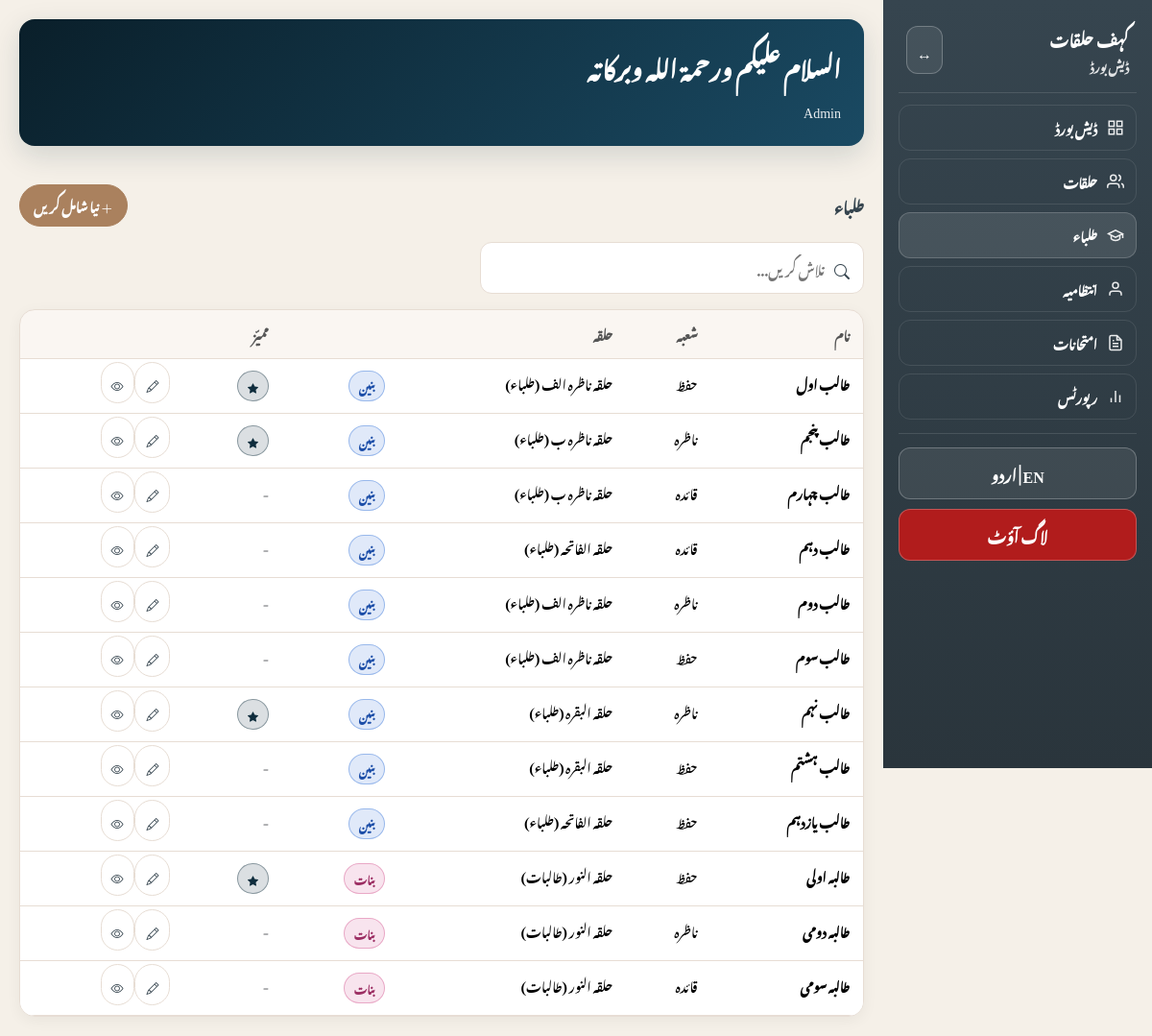
The page /students_manage.php (signed in) on the database its author committed.
### tables this page shows
CREATE TABLE students (
    id INT AUTO_INCREMENT PRIMARY KEY,
    halaqa_id INT,
    full_name_en VARCHAR(100),
    full_name_ur VARCHAR(100) NOT NULL,
    gender ENUM('baneen', 'banaat') NOT NULL DEFAULT 'baneen',
    shuba ENUM('qaida', 'nazira', 'hifz') DEFAULT 'qaida',
    mumayyaz TINYINT(1) DEFAULT 0,
    qaida_takhti INT DEFAULT NULL,
    surah_current INT DEFAULT NULL,
    status ENUM('active', 'inactive') DEFAULT 'active',
    removed_type ENUM('left', 'removed', 'changed_halaqa') DEFAULT NULL,
    removed_reason TEXT DEFAULT NULL,
    removed_at DATETIME DEFAULT NULL,
    created_at TIMESTAMP DEFAULT CURRENT_TIMESTAMP,
    updated_at TIMESTAMP DEFAULT CURRENT_TIMESTAMP ON UPDATE CURRENT_TIMESTAMP,
    FOREIGN KEY (halaqa_id) REFERENCES halaqaat(id) ON DELETE SET NULL
);

CREATE TABLE halaqaat (
    id INT AUTO_INCREMENT PRIMARY KEY,
    name_ur VARCHAR(100) NOT NULL,
    name_en VARCHAR(100),
    ustaaz_user_id INT,
    gender ENUM('baneen', 'banaat') NOT NULL DEFAULT 'baneen',
    session ENUM('subah', 'asr') NOT NULL DEFAULT 'subah',
    state ENUM('active', 'paused', 'stopped') DEFAULT 'active',
    location VARCHAR(100),
    created_at TIMESTAMP DEFAULT CURRENT_TIMESTAMP,
    updated_at TIMESTAMP DEFAULT CURRENT_TIMESTAMP ON UPDATE CURRENT_TIMESTAMP,
    FOREIGN KEY (ustaaz_user_id) REFERENCES users(id) ON DELETE SET NULL
);

### includes/functions.php (called while the page is built, shortened)
<?php
function h($s) {
    return htmlspecialchars((string)$s, ENT_QUOTES, 'UTF-8');
}
function get_language() {
    return $_SESSION['lang'] ?? 'ur';
}
function get_translations($lang) {
    return $T[$lang] ?? $T['ur'];
}
?>

### students_manage.php (the view, shortened to what this page needs)
<?php
require_once __DIR__ . '/includes/db.php';
require_once __DIR__ . '/includes/functions.php';
$editMode = false;
$students = [];
if (!$editMode && !isset($_GET['id']) && !isset($_GET['action'])) {
  $query = "
    SELECT s.*, h.name_ur as halaqa_name
    FROM students s
    LEFT JOIN halaqaat h ON s.halaqa_id = h.id
    WHERE s.status = 'active'
    ORDER BY s.full_name_ur
  ";
  $result = $conn->query($query);
  while ($row = $result->fetch_assoc()) {
    $students[] = $row;
  }
}
include __DIR__ . '/includes/header.php';
?>
<?php if (!$editMode && !isset($_GET['id']) && !isset($_GET['action'])): ?>
<div class="sectionHeader">
  <div class="sectionTitle"><?php echo h($tr['nav_students']); ?></div>
  <a href="students_manage.php?action=add" class="pill secondary">
    <i class="bi bi-plus-lg"></i>
    <?php echo h($tr['add_new']); ?>
  </a>
</div>
<div class="searchWrap mb-3" style="max-width: 400px;">
  <i class="bi bi-search"></i>
  <input type="text" id="studentSearch" placeholder="<?php echo h($tr['search']); ?>" />
</div>
<div class="card">
  <div class="cardBody p-0">
    <div class="tableContainer">
      <table class="table mb-0" id="studentsTable">
        <thead>
          <tr>
            <th><?php echo h($tr['name']); ?></th>
            <th><?php echo h($tr['shuba']); ?></th>
            <th><?php echo h($tr['halaqa']); ?></th>
            <th><?php echo h($tr['gender']); ?></th>
            <th><?php echo h($tr['mumayyaz']); ?></th>
            <th></th>
          </tr>
        </thead>
        <tbody>
          <?php foreach ($students as $s): ?>
          <tr class="student-item">
            <td>
              <strong><?php echo h($s['full_name_ur']); ?></strong>
            </td>
            <td><?php echo h($tr[$s['shuba']]); ?></td>
            <td><?php echo h($s['halaqa_name'] ?: '-'); ?></td>
            <td>
              <span class="tag <?php echo $s['gender'] === 'baneen' ? 'blue' : 'pink'; ?>">
                <?php echo h($tr[$s['gender']]); ?>
              </span>
            </td>
            <td>
              <?php if ($s['mumayyaz']): ?>
                <span class="tag green"><i class="bi bi-star-fill"></i></span>
              <?php else: ?>
                <span class="text-muted">-</span>
              <?php endif; ?>
            </td>
            <td>
              <a href="students_manage.php?id=<?php echo $s['id']; ?>" class="pill" style="padding: 4px 10px;">
                <i class="bi bi-pencil"></i>
              </a>
              <a href="report_student.php?id=<?php echo $s['id']; ?>" class="pill" style="padding: 4px 10px;">
                <i class="bi bi-eye"></i>
              </a>
            </td>
          </tr>
          <?php endforeach; ?>
        </tbody>
      </table>
    </div>
  </div>
</div>
<?php endif; ?>
<?php include __DIR__ . '/includes/footer.php'; ?>

### assets/css/style.css (style rules this page uses)
:root { --primary-dark: #0a1f2a; --primary: #0f2d3d; --primary-light: #1a4a5e; --secondary: #aa815e; --secondary-dark: #8a6a4e; --accent: #36454F; --bg: #f5f0e8; --bg-light: #faf8f4; --card: #ffffff; --border: #e7ddd4; --boy: #2f6fd6; --girl: #d24e8a; --subah: #ff8c00; --asr: #b35a00; --success: #0f2d3d; --warning: #f0ad4e; --danger: #d9534f; --sidebar: #36454F; --sidebar2: #2a353c; }
html[lang="ur"] body, html[lang="ur"] input, html[lang="ur"] select, html[lang="ur"] button, html[lang="ur"] table, html[lang="ur"] th, html[lang="ur"] td { font-family: 'Noto Nastaliq Urdu', 'Jameel Noori Nastaleeq', serif !important; line-height: 2; }
* { box-sizing: border-box; margin: 0; padding: 0; }
body { background: var(--bg); color: var(--accent); min-height: 100vh; }
.pill { text-decoration: none; padding: 8px 14px; border-radius: 999px; border: 1px solid var(--border); background: #fff; color: var(--accent); font-weight: 800; font-size: 13px; cursor: pointer; transition: all 0.2s ease; }
.pill.secondary { background: var(--secondary); border-color: var(--secondary); color: #fff; }
.card { background: #fff; border-radius: 16px; box-shadow: 0 4px 15px rgba(0, 0, 0, 0.05); border: 1px solid var(--border); overflow: hidden; }
.cardBody { padding: 20px; }
.tag { display: inline-flex; align-items: center; gap: 4px; padding: 4px 10px; border-radius: 999px; font-size: 11px; font-weight: 800; border: 1px solid var(--border); }
.tag.green { background: rgba(15, 45, 61, 0.15); border-color: rgba(15, 45, 61, 0.4); color: #0f2d3d; }
.tag.blue { background: rgba(47, 111, 214, 0.15); border-color: rgba(47, 111, 214, 0.4); color: #1c4ea8; }
.tag.pink { background: rgba(210, 78, 138, 0.15); border-color: rgba(210, 78, 138, 0.4); color: #9c2e63; }
.tableContainer { overflow-x: auto; -webkit-overflow-scrolling: touch; }
.table { width: 100%; border-collapse: separate; border-spacing: 0; font-size: 13px; min-width: 600px; }
.table th, .table td { padding: 12px 14px; text-align: left; border-bottom: 1px solid var(--border); }
html[dir="rtl"] .table th, html[dir="rtl"] .table td { text-align: right; }
.table th { font-weight: 900; color: #555; background: rgba(201, 167, 124, 0.1); }
.sectionHeader { display: flex; align-items: center; justify-content: space-between; margin-bottom: 16px; flex-wrap: wrap; gap: 10px; }
.sectionTitle { font-weight: 900; font-size: 16px; }
.searchWrap { display: flex; align-items: center; gap: 10px; background: #fff; border: 1px solid var(--border); border-radius: 12px; padding: 10px 14px; }
.searchWrap input { flex: 1; border: none; outline: none; background: transparent; font-size: 14px; min-width: 0; }

### rows shown on the page
students: full_name_ur "طالب اول", shuba "حفظ", halaqa.name_ur "حلقہ ناظرہ الف (طلباء)", gender "بنین", mumayyaz 1 (drawn)
students: full_name_ur "طالب پنجم", shuba "ناظرہ", halaqa.name_ur "حلقہ ناظرہ ب (طلباء)", gender "بنین", mumayyaz 1 (drawn)
students: full_name_ur "طالب چہارم", shuba "قائدہ", halaqa.name_ur "حلقہ ناظرہ ب (طلباء)", gender "بنین"
students: full_name_ur "طالب دہم", shuba "قائدہ", halaqa.name_ur "حلقہ الفاتحہ (طلباء)", gender "بنین"
students: full_name_ur "طالب دوم", shuba "ناظرہ", halaqa.name_ur "حلقہ ناظرہ الف (طلباء)", gender "بنین"
students: full_name_ur "طالب سوم", shuba "حفظ", halaqa.name_ur "حلقہ ناظرہ الف (طلباء)", gender "بنین"
students: full_name_ur "طالب نہم", shuba "ناظرہ", halaqa.name_ur "حلقہ البقرہ (طلباء)", gender "بنین", mumayyaz 1 (drawn)
students: full_name_ur "طالب ہشتم", shuba "حفظ", halaqa.name_ur "حلقہ البقرہ (طلباء)", gender "بنین"
students: full_name_ur "طالب یازدہم", shuba "حفظ", halaqa.name_ur "حلقہ الفاتحہ (طلباء)", gender "بنین"
students: full_name_ur "طالبہ اولی", shuba "حفظ", halaqa.name_ur "حلقہ النور (طالبات)", gender "بنات", mumayyaz 1 (drawn)
students: full_name_ur "طالبہ دومی", shuba "ناظرہ", halaqa.name_ur "حلقہ النور (طالبات)", gender "بنات"
students: full_name_ur "طالبہ سومی", shuba "قائدہ", halaqa.name_ur "حلقہ النور (طالبات)", gender "بنات"

### other values the page prints
$tr['app'] "کہف حلقات"
$tr['dashboard'] "ڈیش بورڈ"
$tr['nav_dashboard'] "ڈیش بورڈ"
$tr['nav_halaqaat'] "حلقات"
$tr['nav_students'] "طلباء"
$tr['nav_management'] "انتظامیہ"
$tr['nav_exams'] "امتحانات"
$tr['nav_reports'] "رپورٹس"
$tr['logout'] "لاگ آؤٹ"
$tr['greeting'] "السلام عليكم ورحمة الله وبركاته"
$userName "Admin"
$tr['add_new'] "نیا شامل کریں"
$tr['name'] "نام"
$tr['shuba'] "شعبہ"
$tr['halaqa'] "حلقہ"
